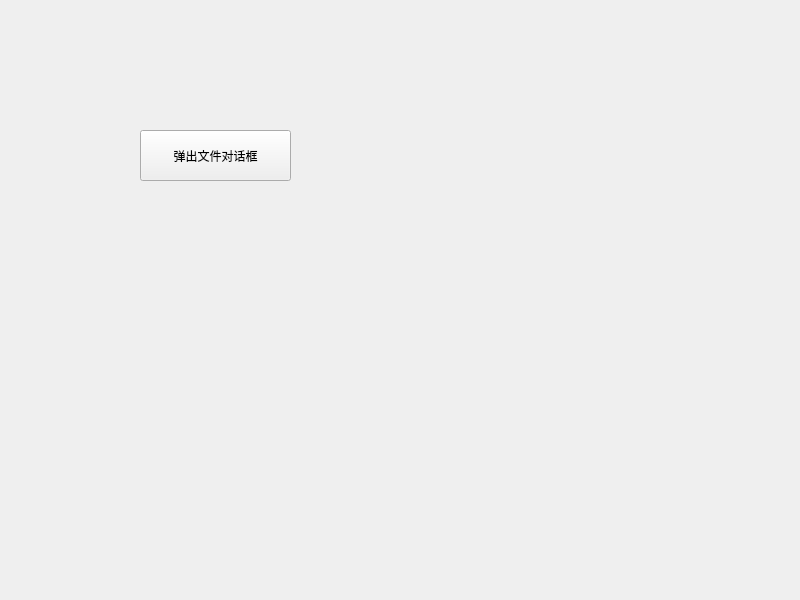
<?xml version="1.0" encoding="UTF-8"?>
<ui version="4.0">
 <class>Widget</class>
 <widget class="QWidget" name="Widget">
  <property name="geometry">
   <rect>
    <x>0</x>
    <y>0</y>
    <width>800</width>
    <height>600</height>
   </rect>
  </property>
  <property name="windowTitle">
   <string>Widget</string>
  </property>
  <widget class="QPushButton" name="pushButton">
   <property name="geometry">
    <rect>
     <x>140</x>
     <y>130</y>
     <width>151</width>
     <height>51</height>
    </rect>
   </property>
   <property name="text">
    <string>弹出文件对话框</string>
   </property>
  </widget>
 </widget>
 <resources/>
 <connections/>
</ui>
